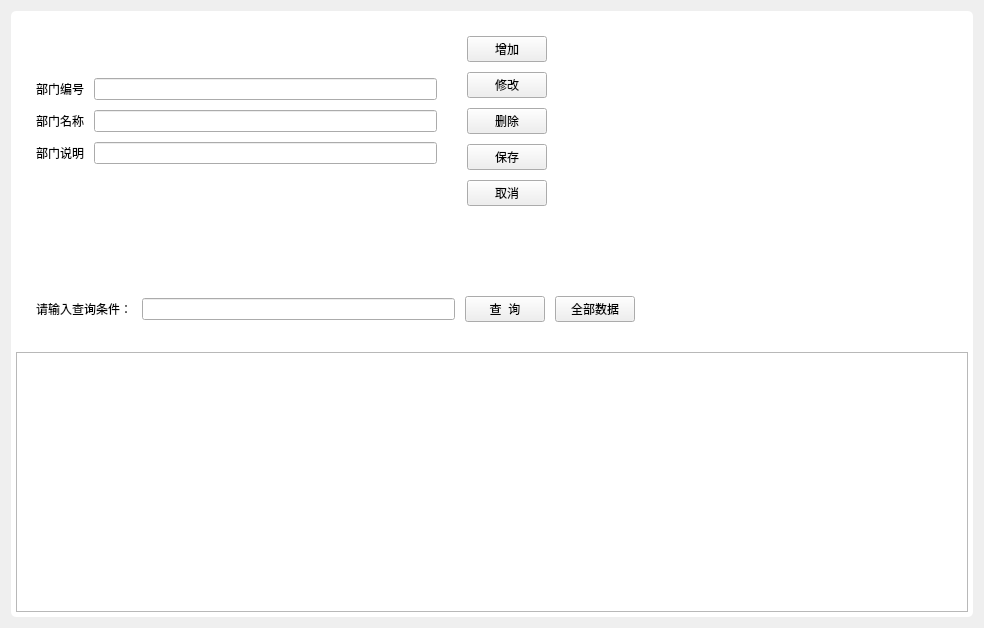
<?xml version="1.0" encoding="UTF-8"?>
<ui version="4.0">
 <class>Form</class>
 <widget class="QWidget" name="Form">
  <property name="windowModality">
   <enum>Qt::WindowModal</enum>
  </property>
  <property name="geometry">
   <rect>
    <x>0</x>
    <y>0</y>
    <width>984</width>
    <height>628</height>
   </rect>
  </property>
  <property name="windowTitle">
   <string>Form</string>
  </property>
  <property name="styleSheet">
   <string notr="true">QWidget #Form{
    background-color: rgb(255, 255, 255);
    border-radius:5px;
}</string>
  </property>
  <layout class="QVBoxLayout" name="verticalLayout_2">
   <item>
    <widget class="QWidget" name="widget" native="true">
     <property name="styleSheet">
      <string notr="true">QWidget #widget{
    background-color: rgb(255, 255, 255);
    border-radius:5px;
}</string>
     </property>
     <layout class="QVBoxLayout" name="verticalLayout_3">
      <property name="spacing">
       <number>10</number>
      </property>
      <property name="leftMargin">
       <number>5</number>
      </property>
      <property name="topMargin">
       <number>5</number>
      </property>
      <property name="rightMargin">
       <number>5</number>
      </property>
      <property name="bottomMargin">
       <number>5</number>
      </property>
      <item>
       <layout class="QHBoxLayout" name="horizontalLayout">
        <property name="spacing">
         <number>10</number>
        </property>
        <property name="leftMargin">
         <number>20</number>
        </property>
        <property name="topMargin">
         <number>20</number>
        </property>
        <property name="rightMargin">
         <number>20</number>
        </property>
        <property name="bottomMargin">
         <number>20</number>
        </property>
        <item>
         <layout class="QFormLayout" name="formLayout">
          <property name="formAlignment">
           <set>Qt::AlignLeading|Qt::AlignLeft|Qt::AlignVCenter</set>
          </property>
          <item row="0" column="0">
           <widget class="QLabel" name="label">
            <property name="styleSheet">
             <string notr="true">background-color: rgb(255, 255, 255);</string>
            </property>
            <property name="text">
             <string>部门编号</string>
            </property>
           </widget>
          </item>
          <item row="0" column="1">
           <widget class="QLineEdit" name="le_departmentID"/>
          </item>
          <item row="1" column="0">
           <widget class="QLabel" name="label_2">
            <property name="styleSheet">
             <string notr="true">background-color: rgb(255, 255, 255);</string>
            </property>
            <property name="text">
             <string>部门名称</string>
            </property>
           </widget>
          </item>
          <item row="1" column="1">
           <widget class="QLineEdit" name="le_departmentName"/>
          </item>
          <item row="2" column="0">
           <widget class="QLabel" name="label_3">
            <property name="styleSheet">
             <string notr="true">background-color: rgb(255, 255, 255);</string>
            </property>
            <property name="text">
             <string>部门说明</string>
            </property>
           </widget>
          </item>
          <item row="2" column="1">
           <widget class="QLineEdit" name="le_departmentDemo"/>
          </item>
         </layout>
        </item>
        <item>
         <spacer name="horizontalSpacer">
          <property name="orientation">
           <enum>Qt::Horizontal</enum>
          </property>
          <property name="sizeType">
           <enum>QSizePolicy::Fixed</enum>
          </property>
          <property name="sizeHint" stdset="0">
           <size>
            <width>20</width>
            <height>20</height>
           </size>
          </property>
         </spacer>
        </item>
        <item>
         <layout class="QVBoxLayout" name="verticalLayout">
          <item>
           <widget class="QPushButton" name="pb_add">
            <property name="text">
             <string>增加</string>
            </property>
           </widget>
          </item>
          <item>
           <widget class="QPushButton" name="pb_update">
            <property name="text">
             <string>修改</string>
            </property>
           </widget>
          </item>
          <item>
           <widget class="QPushButton" name="pb_del">
            <property name="text">
             <string>删除</string>
            </property>
           </widget>
          </item>
          <item>
           <widget class="QPushButton" name="pb_save">
            <property name="text">
             <string>保存</string>
            </property>
           </widget>
          </item>
          <item>
           <widget class="QPushButton" name="pb_esc">
            <property name="text">
             <string>取消</string>
            </property>
           </widget>
          </item>
         </layout>
        </item>
        <item>
         <spacer name="horizontalSpacer_2">
          <property name="orientation">
           <enum>Qt::Horizontal</enum>
          </property>
          <property name="sizeHint" stdset="0">
           <size>
            <width>40</width>
            <height>20</height>
           </size>
          </property>
         </spacer>
        </item>
       </layout>
      </item>
      <item>
       <spacer name="verticalSpacer">
        <property name="orientation">
         <enum>Qt::Vertical</enum>
        </property>
        <property name="sizeType">
         <enum>QSizePolicy::Minimum</enum>
        </property>
        <property name="sizeHint" stdset="0">
         <size>
          <width>20</width>
          <height>40</height>
         </size>
        </property>
       </spacer>
      </item>
      <item>
       <layout class="QHBoxLayout" name="horizontalLayout_2">
        <property name="spacing">
         <number>10</number>
        </property>
        <property name="leftMargin">
         <number>20</number>
        </property>
        <property name="topMargin">
         <number>20</number>
        </property>
        <property name="rightMargin">
         <number>20</number>
        </property>
        <property name="bottomMargin">
         <number>20</number>
        </property>
        <item>
         <widget class="QLabel" name="label_4">
          <property name="styleSheet">
           <string notr="true">background-color: rgb(255, 255, 255);</string>
          </property>
          <property name="text">
           <string>请输入查询条件：</string>
          </property>
         </widget>
        </item>
        <item>
         <widget class="QLineEdit" name="le_queryPara"/>
        </item>
        <item>
         <widget class="QPushButton" name="pb_query">
          <property name="text">
           <string>查  询</string>
          </property>
         </widget>
        </item>
        <item>
         <widget class="QPushButton" name="pb_allData">
          <property name="text">
           <string>全部数据</string>
          </property>
         </widget>
        </item>
        <item>
         <spacer name="horizontalSpacer_3">
          <property name="orientation">
           <enum>Qt::Horizontal</enum>
          </property>
          <property name="sizeHint" stdset="0">
           <size>
            <width>40</width>
            <height>20</height>
           </size>
          </property>
         </spacer>
        </item>
       </layout>
      </item>
      <item>
       <widget class="QTableView" name="tv_department">
        <property name="alternatingRowColors">
         <bool>true</bool>
        </property>
        <property name="selectionMode">
         <enum>QAbstractItemView::SingleSelection</enum>
        </property>
        <property name="selectionBehavior">
         <enum>QAbstractItemView::SelectRows</enum>
        </property>
        <property name="wordWrap">
         <bool>false</bool>
        </property>
        <attribute name="horizontalHeaderDefaultSectionSize">
         <number>200</number>
        </attribute>
       </widget>
      </item>
     </layout>
    </widget>
   </item>
  </layout>
 </widget>
 <resources/>
 <connections/>
</ui>
